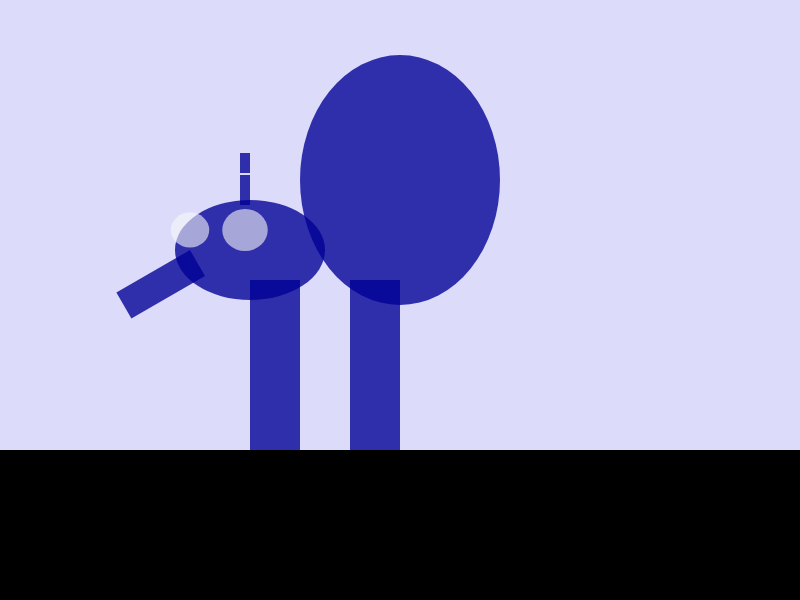
Frame 1 (no input)
Frame 60 (no input): identical to frame 1, image omitted
Frame 120 (the mouse pressed at the canvas centre since frame 60): identical to frame 1, image omitted

The p5.js sketch that drew this single still picture (run headless with seeded random() and noise() and a simulated clock; from frame 60 on, the mouse is pressed at the canvas centre):

// p5.js sketch
// ── sketch.js

//Variabili
//testa
var eyeSize = 35;

//addome

//arti
var largLeg = 50;
var lenLeg = 170;

//Colors
//Blue
//var blu = color(0,0,150);

function setup() {
  createCanvas(800, 600);
  noStroke();
}

function draw() {
  background(220,220,250);

  //pavimento
  fill(0);
  rect(0,450,width, height-450);

  //testa
  testa(250,250);

  //addome
  addome(400, 180);
  /*arti:   1D || 1S
        2D \_|----|_/ 2S
              |--|
         3D _/    |_ 3S
  */
  //1D - 1S
  art3(250,280);
  //2D - 2S
  art2(350,280);
  //3D - 3S
  art1(190, 250, PI/3);
  //
}

function testa(posx, posy) {
  push();
  translate(posx, posy);
  fill(0, 0, 150, 200);
  //testa
  ellipse(0, 0, 150, 100);
  //occhi
  fill(250, 150);
  ellipse(-60, -20, eyeSize*1.1, eyeSize);
  ellipse(-5, -20, eyeSize*1.3, eyeSize*1.2);
  //antenna
  fill(0, 0, 150, 200);
    push();
      translate(-10, -45);
      rotate(-PI/2);
      rect( 0, 0, 30, 10)
      translate(32, 0);
      rect( 0, 0, 20, 10)
    pop();
  pop();
}

function addome(posx, posy) {
  push();
  translate(posx, posy);

  fill(0, 0, 150, 200);
  ellipse(0, 0, 200, 250);
  pop();
}

function art1(posx, posy, angle) {
  push();
  translate(posx, posy);
  fill(0, 0, 150, 200);
  rotate(angle);
  rect(0, 0, largLeg*0.6, lenLeg/2);
  pop();
}

function art2(posx, posy) {
  push();
  translate(posx, posy);

  fill(0, 0, 150, 200);
  rect(0, 0, largLeg, lenLeg);
  pop();
}

function art3(posx, posy) {
  push();
  translate(posx, posy);

  fill(0, 0, 150, 200);
  rect(0, 0, largLeg, lenLeg);
  pop();
}
